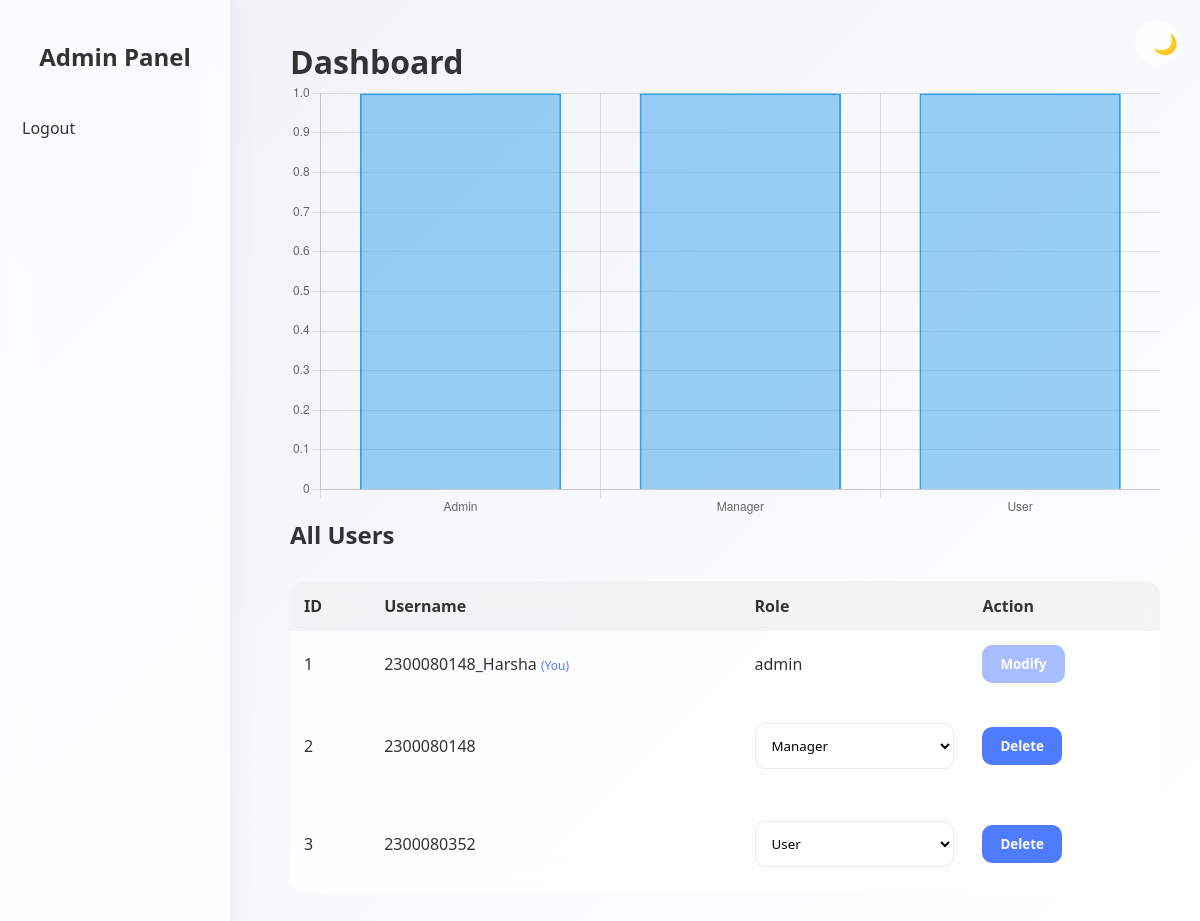
The app's page /panel (signed in) with its own data.
### models.py (models this page shows, shortened)
class User(db.Model):
    id = db.Column(db.Integer, primary_key=True)
    username = db.Column(db.String(150), unique=True, nullable=False)
    password = db.Column(db.String(150), nullable=False)
    role = db.Column(db.String(50), nullable=False)

### app.py (the view)
@app.route('/panel')
@role_required(['admin', 'manager'])
def panel():
    users = User.query.all()
    admin_count = User.query.filter_by(role='admin').count()
    manager_count = User.query.filter_by(role='manager').count()
    user_count = User.query.filter_by(role='user').count()
    return render_template(
        'panel.html',
        users=users,
        admin_count=admin_count,
        manager_count=manager_count,
        user_count=user_count
    )

### app.py (called while the page is built)
def role_required(allowed_roles):
    def decorator(func):
        @wraps(func)
        def wrapper(*args, **kwargs):
            if 'role' not in session:
                return redirect(url_for('login'))
            if session['role'] not in allowed_roles:
                flash("You are not authorized to perform this action!", "error")
                if session['role'] in ['admin', 'manager']:
                    return redirect(url_for('panel'))
                else:
                    return redirect(url_for('dashboard'))
            return func(*args, **kwargs)
        return wrapper
    return decorator

### templates/panel.html (shortened to what this page needs)
{% extends "base.html" %}
{% block content %}
<div class="sidebar">
    <h2>{{ session['role'].capitalize() }} Panel</h2>
    <a href="{{ url_for('logout') }}">Logout</a>
</div>
<div class="content">
    <h1>Dashboard</h1>
    <canvas id="chart"></canvas>
    <h2>All Users</h2>
    <table>
        <tr>
            <th>ID</th>
            <th>Username</th>
            <th>Role</th>
            <th>Action</th>
        </tr>
        {% for user in users %}
        <tr>
            <td>{{ user.id }}</td>
            <td>
                {{ user.username }}
                {% if user.id == session['user_id'] %}
                    <span style="font-size:12px;color:#4f7cff;">(You)</span>
                {% endif %}
            </td>
            <td>
                {% if session['role'] == 'admin' and user.id != session['user_id'] %}
                    <form method="POST" action="{{ url_for('update_role', user_id=user.id) }}">
                        <select name="role" onchange="this.form.submit()">
                            <option value="manager" {% if user.role=='manager' %}selected{% endif %}>Manager</option>
                            <option value="user" {% if user.role=='user' %}selected{% endif %}>User</option>
                        </select>
                    </form>
                {% else %}
                    {{ user.role }}
                {% endif %}
            </td>
            <td>
                {% if session['role'] == 'admin' and user.id != session['user_id'] %}
                    <button onclick="confirmDelete({{ user.id }})">Delete</button>
                {% else %}
                    <button onclick="notAuthorized()" style="opacity:0.5;">
                        Modify
                    </button>
                {% endif %}
            </td>
        </tr>
        {% endfor %}
    </table>
</div>
<script>
function confirmDelete(userId) {
    document.getElementById("modal").style.display = "flex";
    document.getElementById("deleteForm").action =
        "{{ url_for('delete_user', user_id=0) }}".replace("0", userId);
}
function closeModal() {
    document.getElementById("modal").style.display = "none";
}
function notAuthorized() {
    document.getElementById("authModal").style.display = "flex";
}
function closeAuth() {
    document.getElementById("authModal").style.display = "none";
}
new Chart(document.getElementById('chart'), {
    type: 'bar',
    data: {
        labels: ['Admin','Manager','User'],
        datasets: [{
            label: 'User Distribution',
            data: [{{ admin_count }}, {{ manager_count }}, {{ user_count }}],
            borderWidth: 2
        }]
    },
    options: {
        responsive: true,
        animation: { duration: 1500 },
        plugins: { legend: { display: false } }
    }
});
</script>
{% endblock %}

### templates/base.html (shortened to what this page needs)
<!DOCTYPE html>
<html>
<head>
    <link rel="stylesheet" href="{{ url_for('static', filename='css/style.css') }}">
</head>
<body>
<button class="theme-toggle" id="themeToggle">
    <span id="themeIcon">🌙</span>
</button>
<div class="page">
{% block content %}{% endblock %}
</div>
</body>
</html>

### static/css/style.css (style rules this page uses)
* { margin: 0; padding: 0; box-sizing: border-box; font-family: 'Segoe UI', sans-serif; }
body { min-height: 100vh; background: linear-gradient(135deg, #eef2f7, #ffffff); transition: background 0.4s ease, color 0.4s ease; color: #333; }
.page { animation: fadePage 0.5s ease; }
input, select { width: 100%; padding: 12px; margin: 12px 0; border-radius: 10px; border: 1px solid rgba(0,0,0,0.08); background: rgba(255,255,255,0.85); transition: all 0.3s ease; }
button { padding: 10px 18px; border-radius: 10px; border: none; background: #4f7cff; color: white; font-weight: 600; cursor: pointer; transition: all 0.3s ease; }
.sidebar { position: fixed; left: 0; top: 0; width: 230px; height: 100%; background: rgba(255,255,255,0.65); backdrop-filter: blur(15px); padding-top: 40px; box-shadow: 4px 0 25px rgba(0,0,0,0.05); }
.sidebar h2 { text-align: center; margin-bottom: 30px; }
.sidebar a { display: block; padding: 14px 22px; text-decoration: none; color: #333; transition: all 0.3s ease; }
.content { margin-left: 250px; padding: 40px; }
table { width: 100%; margin-top: 30px; border-collapse: collapse; background: rgba(255,255,255,0.65); backdrop-filter: blur(15px); border-radius: 15px; overflow: hidden; }
th, td { padding: 14px; text-align: left; }
th { background: rgba(0,0,0,0.04); font-weight: 600; }
tr { transition: background 0.3s ease; }
.theme-toggle { position: fixed; top: 20px; right: 20px; width: 45px; height: 45px; border-radius: 50%; border: none; background: rgba(255,255,255,0.7); backdrop-filter: blur(10px); font-size: 20px; cursor: pointer; transition: all 0.3s ease; z-index: 1000; }

### records on screen
User: role "Admin", id "1", username "2300080148_Harsha", shows "(You)", role "admin", shows "Modify"
User: id "2", username "2300080148", role "Manager"
User: id "3", username "2300080352", role "User"

### other values on screen
chart data {{ admin_count }} 1
chart data {{ manager_count }} 1
chart data {{ user_count }} 1
